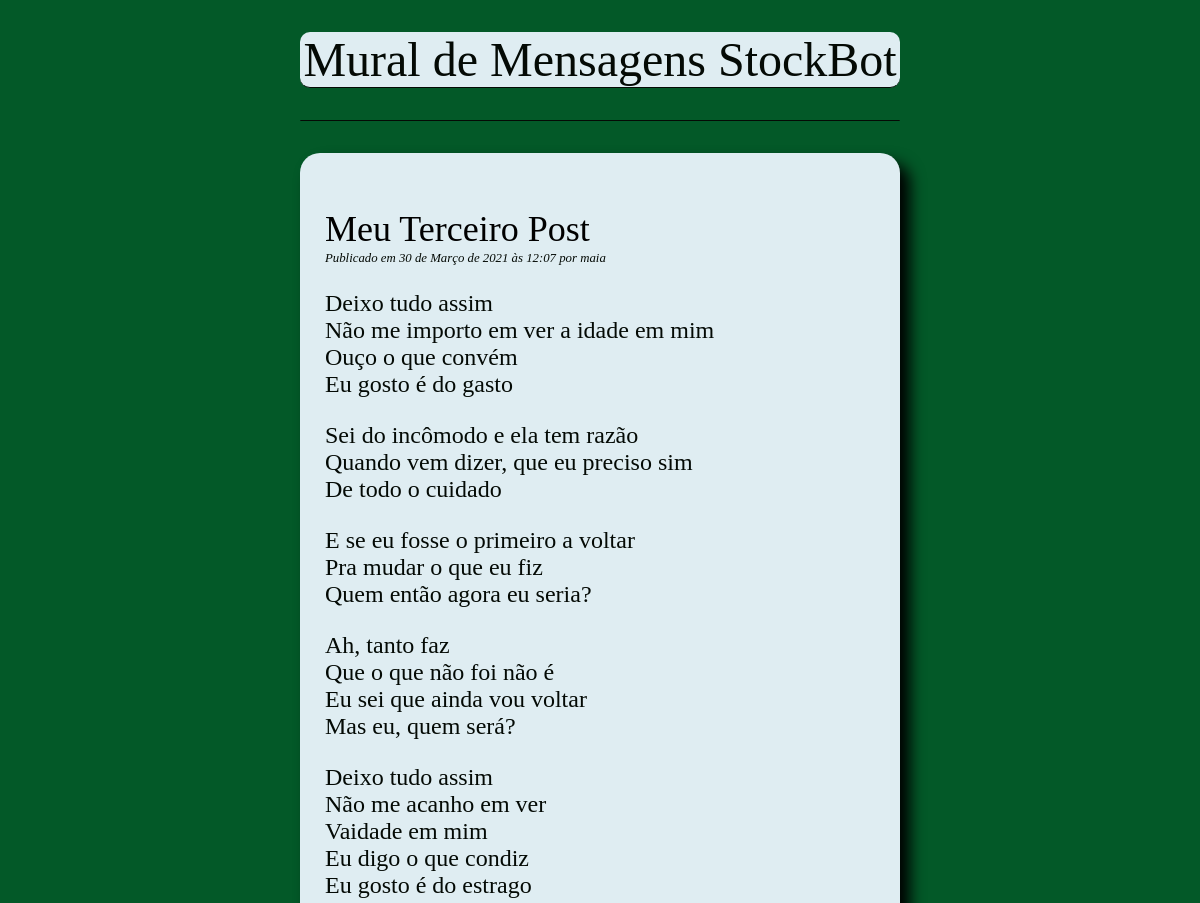
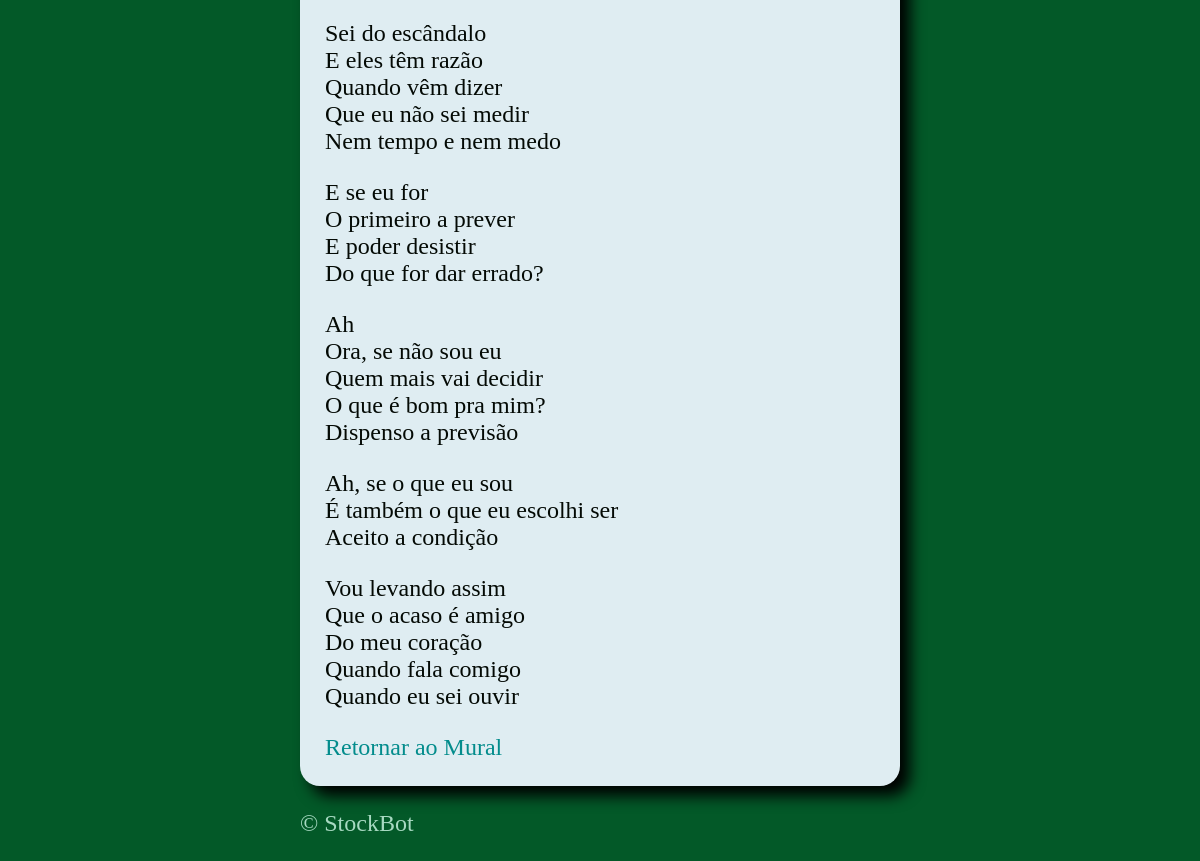
The page /blog/meu-terceiro-post/ on the database its author committed (2 pictures, top to bottom).
### blog/models.py (models this page shows, shortened)
class Post(models.Model): #subclass da Model o nome é post pois haverão postagens
    title = models.CharField(max_length=255) # Todo post necessita um Título e o maximo serão 255 caracteres
    slug = models.SlugField(max_length=255, unique = True) # é o texto na url dos posts, por exemplo www.meusite.com/blog/ (o que estiver no slug) e ele será unico e não se repete na tabela
    author = models.ForeignKey(User, on_delete=models.CASCADE) #autor do post, o propio User ja vem com varias funções como nome , lastname, email , etc. many to one => um autor pdoe escrever varios posts e se usuário for excluído , os posts são deletados, como é um texto , não tem limite , diferente do titulo
    body = models.TextField()
    created = models.DateTimeField(auto_now_add=True) #essa tabela ira adicionar exatamente a hora que foi adicionado o post
    updated = models.DateTimeField(auto_now=True) # nesse caso a cada modificação no artigo, ele irá atualizar automaticamente.
    class Meta:
        ordering = ("-created",)

### blog/views.py (the view)
# urls.py: path("<slug:slug>/", views.PostDetailView.as_view(), name="detail"),
class PostDetailView(DetailView):
    model = Post

### blog/templates/blog/post_detail.html (shortened to what this page needs)
{% extends "blog/base.html" %}
{% block content %}
     <h2> {{ post.title}}</h2>
        <p class="date">
            Publicado em {{ post.created }} por {{ post.author}}
        </p>
        {{ post.body|linebreaks }}
        <a href="http://127.0.0.1:8000/blog/" > Retornar ao Mural</a>
{% endblock %}

### blog/static/css/blog.css (style rules this page uses)
body { margin: 0 25%; font-family: Verdana; font-size: 1.5rem; color: #040a05; background-color: #035928; }
h2 { color: #000000; font-weight: normal; margin-bottom: 1px; }
a { color:#038C8C; text-decoration:none; }
p.date { font-size: 0.8rem; font-style: italic; margin-top: 1px; }

### rows shown on the page
Post: title "Meu Terceiro Post", created "30 de Março de 2021 às 12:07", author "maia", body "Deixo tudo assim Não me importo em ver a idade em mim Ouço o que convém Eu gosto é do gasto Sei do incômodo e ela tem razão Quando vem dizer, que eu preciso sim De todo o cuidado E se eu fosse o primeiro a voltar Pra mudar o que eu fiz Quem então agora eu seria? Ah, tanto faz Que o que não foi não é Eu sei que ainda vou voltar Mas eu, quem será? Deixo tudo assim Não me acanho em ver Vaidade em mim Eu digo o que condiz Eu gosto é do estrago Sei do escândalo E eles têm razão Quando vêm dizer Que eu não sei medir Nem tempo e nem medo E se eu for O primeiro a prever E poder desistir Do que for dar errado? Ah Ora, se não sou eu Quem mais vai decidir O que é bom pra mim? Dispenso a previsão Ah,…"
